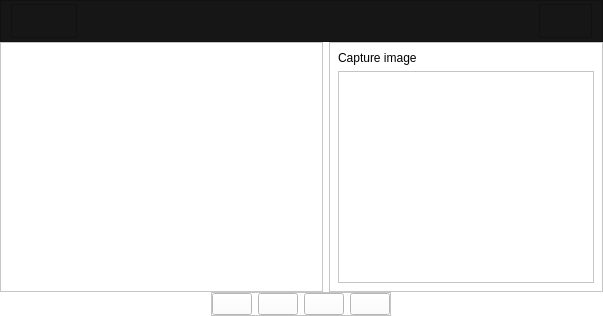
<?xml version="1.0" encoding="UTF-8"?>
<ui version="4.0">
 <class>MainWindow</class>
 <widget class="QMainWindow" name="MainWindow">
  <property name="geometry">
   <rect>
    <x>0</x>
    <y>0</y>
    <width>603</width>
    <height>316</height>
   </rect>
  </property>
  <property name="windowTitle">
   <string>MainWindow</string>
  </property>
  <property name="styleSheet">
   <string notr="true">background-color: rgb(255, 255, 255);</string>
  </property>
  <widget class="QWidget" name="centralwidget">
   <layout class="QVBoxLayout" name="verticalLayout_2">
    <property name="spacing">
     <number>0</number>
    </property>
    <property name="leftMargin">
     <number>0</number>
    </property>
    <property name="topMargin">
     <number>0</number>
    </property>
    <property name="rightMargin">
     <number>0</number>
    </property>
    <property name="bottomMargin">
     <number>0</number>
    </property>
    <item alignment="Qt::AlignTop">
     <widget class="QFrame" name="frame_connection">
      <property name="styleSheet">
       <string notr="true">background-color: rgb(22, 22, 22);
color: rgb(255, 255, 255);</string>
      </property>
      <property name="frameShape">
       <enum>QFrame::StyledPanel</enum>
      </property>
      <property name="frameShadow">
       <enum>QFrame::Raised</enum>
      </property>
      <layout class="QHBoxLayout" name="horizontalLayout_2">
       <property name="leftMargin">
        <number>10</number>
       </property>
       <property name="topMargin">
        <number>3</number>
       </property>
       <property name="rightMargin">
        <number>10</number>
       </property>
       <property name="bottomMargin">
        <number>3</number>
       </property>
       <item alignment="Qt::AlignLeft">
        <widget class="QFrame" name="frame_image_status">
         <property name="frameShape">
          <enum>QFrame::StyledPanel</enum>
         </property>
         <property name="frameShadow">
          <enum>QFrame::Raised</enum>
         </property>
         <layout class="QHBoxLayout" name="horizontalLayout_4">
          <item>
           <widget class="QLabel" name="label_image_status_icon">
            <property name="text">
             <string/>
            </property>
           </widget>
          </item>
          <item>
           <widget class="QLabel" name="label_image_status_info">
            <property name="text">
             <string/>
            </property>
           </widget>
          </item>
          <item>
           <widget class="QLabel" name="label_map_icon">
            <property name="text">
             <string/>
            </property>
           </widget>
          </item>
          <item>
           <widget class="QLabel" name="label_map_info">
            <property name="text">
             <string/>
            </property>
           </widget>
          </item>
         </layout>
        </widget>
       </item>
       <item alignment="Qt::AlignRight">
        <widget class="QFrame" name="frame">
         <property name="frameShape">
          <enum>QFrame::StyledPanel</enum>
         </property>
         <property name="frameShadow">
          <enum>QFrame::Raised</enum>
         </property>
         <layout class="QHBoxLayout" name="horizontalLayout_3">
          <item>
           <widget class="QLabel" name="label_bluetooth">
            <property name="text">
             <string/>
            </property>
           </widget>
          </item>
          <item>
           <widget class="QLabel" name="label_internet">
            <property name="text">
             <string/>
            </property>
           </widget>
          </item>
          <item>
           <widget class="QLabel" name="label_server">
            <property name="text">
             <string/>
            </property>
           </widget>
          </item>
         </layout>
        </widget>
       </item>
      </layout>
     </widget>
    </item>
    <item>
     <widget class="QStackedWidget" name="stackedWidget">
      <property name="currentIndex">
       <number>0</number>
      </property>
      <widget class="QWidget" name="page_capture_image">
       <layout class="QHBoxLayout" name="horizontalLayout">
        <property name="leftMargin">
         <number>0</number>
        </property>
        <property name="topMargin">
         <number>0</number>
        </property>
        <property name="rightMargin">
         <number>0</number>
        </property>
        <property name="bottomMargin">
         <number>0</number>
        </property>
        <item>
         <widget class="QFrame" name="frame_camera">
          <property name="sizePolicy">
           <sizepolicy hsizetype="Expanding" vsizetype="Preferred">
            <horstretch>0</horstretch>
            <verstretch>0</verstretch>
           </sizepolicy>
          </property>
          <property name="autoFillBackground">
           <bool>false</bool>
          </property>
          <property name="frameShape">
           <enum>QFrame::StyledPanel</enum>
          </property>
          <property name="frameShadow">
           <enum>QFrame::Raised</enum>
          </property>
          <layout class="QVBoxLayout" name="verticalLayout_3">
           <property name="leftMargin">
            <number>0</number>
           </property>
           <property name="topMargin">
            <number>0</number>
           </property>
           <property name="rightMargin">
            <number>0</number>
           </property>
           <property name="bottomMargin">
            <number>0</number>
           </property>
           <item alignment="Qt::AlignHCenter|Qt::AlignVCenter">
            <widget class="QLabel" name="label_camera_frame">
             <property name="text">
              <string/>
             </property>
            </widget>
           </item>
          </layout>
         </widget>
        </item>
        <item alignment="Qt::AlignRight">
         <widget class="QFrame" name="frame_info">
          <property name="frameShape">
           <enum>QFrame::StyledPanel</enum>
          </property>
          <property name="frameShadow">
           <enum>QFrame::Raised</enum>
          </property>
          <layout class="QVBoxLayout" name="verticalLayout">
           <property name="leftMargin">
            <number>8</number>
           </property>
           <property name="topMargin">
            <number>8</number>
           </property>
           <property name="rightMargin">
            <number>8</number>
           </property>
           <property name="bottomMargin">
            <number>8</number>
           </property>
           <item alignment="Qt::AlignTop">
            <widget class="QLabel" name="label_capture_image_info">
             <property name="text">
              <string>Capture image</string>
             </property>
            </widget>
           </item>
           <item>
            <widget class="QPlainTextEdit" name="plainTextEdit_history_event">
             <property name="readOnly">
              <bool>true</bool>
             </property>
            </widget>
           </item>
          </layout>
         </widget>
        </item>
       </layout>
      </widget>
      <widget class="QWidget" name="page_view_image_info">
       <layout class="QHBoxLayout" name="horizontalLayout_5">
        <item>
         <widget class="QFrame" name="frame_view_image">
          <property name="sizePolicy">
           <sizepolicy hsizetype="Expanding" vsizetype="Preferred">
            <horstretch>0</horstretch>
            <verstretch>0</verstretch>
           </sizepolicy>
          </property>
          <property name="frameShape">
           <enum>QFrame::StyledPanel</enum>
          </property>
          <property name="frameShadow">
           <enum>QFrame::Raised</enum>
          </property>
          <layout class="QVBoxLayout" name="verticalLayout_5">
           <item alignment="Qt::AlignHCenter|Qt::AlignVCenter">
            <widget class="QLabel" name="label_view_image">
             <property name="text">
              <string/>
             </property>
            </widget>
           </item>
          </layout>
         </widget>
        </item>
        <item alignment="Qt::AlignLeft">
         <widget class="QFrame" name="frame_3">
          <property name="frameShape">
           <enum>QFrame::StyledPanel</enum>
          </property>
          <property name="frameShadow">
           <enum>QFrame::Raised</enum>
          </property>
          <layout class="QVBoxLayout" name="verticalLayout_4">
           <item>
            <widget class="QLabel" name="label_view_image_info">
             <property name="text">
              <string>Xem thông tin hình ảnh vi phạm</string>
             </property>
            </widget>
           </item>
           <item>
            <widget class="QPlainTextEdit" name="plainTextEdit_view_image_info">
             <property name="readOnly">
              <bool>true</bool>
             </property>
            </widget>
           </item>
          </layout>
         </widget>
        </item>
       </layout>
      </widget>
      <widget class="QWidget" name="page_test">
       <layout class="QHBoxLayout" name="horizontalLayout_6">
        <item>
         <widget class="QFrame" name="frame_2">
          <property name="frameShape">
           <enum>QFrame::StyledPanel</enum>
          </property>
          <property name="frameShadow">
           <enum>QFrame::Raised</enum>
          </property>
          <layout class="QVBoxLayout" name="verticalLayout_6">
           <item>
            <widget class="QFrame" name="frame_4">
             <property name="styleSheet">
              <string notr="true">background-color: rgb(230, 230, 230);</string>
             </property>
             <property name="frameShape">
              <enum>QFrame::StyledPanel</enum>
             </property>
             <property name="frameShadow">
              <enum>QFrame::Raised</enum>
             </property>
             <layout class="QHBoxLayout" name="horizontalLayout_7">
              <item alignment="Qt::AlignLeft">
               <widget class="QLabel" name="label_test_icon">
                <property name="text">
                 <string/>
                </property>
               </widget>
              </item>
              <item>
               <widget class="QLabel" name="label_test_info">
                <property name="sizePolicy">
                 <sizepolicy hsizetype="Expanding" vsizetype="Preferred">
                  <horstretch>0</horstretch>
                  <verstretch>0</verstretch>
                 </sizepolicy>
                </property>
                <property name="text">
                 <string>GỬI THÀNH CÔNG</string>
                </property>
               </widget>
              </item>
             </layout>
            </widget>
           </item>
           <item>
            <widget class="QLabel" name="label_test_text">
             <property name="sizePolicy">
              <sizepolicy hsizetype="Preferred" vsizetype="Expanding">
               <horstretch>0</horstretch>
               <verstretch>0</verstretch>
              </sizepolicy>
             </property>
             <property name="font">
              <font>
               <pointsize>24</pointsize>
              </font>
             </property>
             <property name="text">
              <string>Đã gửi căn cứ vi phạm
Tự động đóng thông báo này sau 3s</string>
             </property>
             <property name="alignment">
              <set>Qt::AlignCenter</set>
             </property>
            </widget>
           </item>
          </layout>
         </widget>
        </item>
       </layout>
      </widget>
     </widget>
    </item>
    <item alignment="Qt::AlignHCenter|Qt::AlignBottom">
     <widget class="QFrame" name="frame_fn">
      <property name="frameShape">
       <enum>QFrame::StyledPanel</enum>
      </property>
      <property name="frameShadow">
       <enum>QFrame::Raised</enum>
      </property>
      <layout class="QHBoxLayout" name="horizontalLayout_8">
       <property name="leftMargin">
        <number>0</number>
       </property>
       <property name="topMargin">
        <number>0</number>
       </property>
       <property name="rightMargin">
        <number>0</number>
       </property>
       <property name="bottomMargin">
        <number>0</number>
       </property>
       <item>
        <widget class="QPushButton" name="pushButton_fn1">
         <property name="text">
          <string/>
         </property>
        </widget>
       </item>
       <item>
        <widget class="QPushButton" name="pushButton_fn2">
         <property name="text">
          <string/>
         </property>
        </widget>
       </item>
       <item>
        <widget class="QPushButton" name="pushButton_fn3">
         <property name="text">
          <string/>
         </property>
        </widget>
       </item>
       <item>
        <widget class="QPushButton" name="pushButton_fn4">
         <property name="text">
          <string/>
         </property>
        </widget>
       </item>
      </layout>
     </widget>
    </item>
   </layout>
  </widget>
 </widget>
 <resources>
  <include location="resources.qrc"/>
 </resources>
 <connections/>
</ui>
